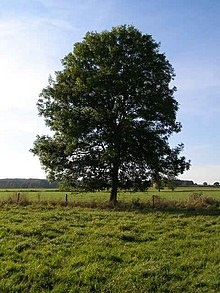
#> input picture src/topic03_perception/images/tree.jpg, 220 x 293 px, found by its file name
$ python image_encoding.py
#> lines starting #> are read from the running program, lines starting #| are printed output that depends on the picture
#!/usr/bin/env python

import numpy as np
import cv2

image_name = "tree"

print("Read an image from file")
color_image = cv2.imread("/home/duc/catkin_ws/src/ros_essential_cpp/src/topic03_perception/images/tree.jpg", cv2.IMREAD_COLOR)
#> color_image is the input picture: shape (293, 220, 3); mean B, G, R 104.7, 120, 111.9

print ("Display image in native color")
cv2.imshow("Original Image", color_image)
cv2.moveWindow("Original Image",0,0)
print(color_image.shape)
#| (293, 220, 3)


height, width, channels = color_image.shape
#> height = 293; width = 220; channels = 3

print("Split the image into three channels")
blue, green, red = cv2.split(color_image)
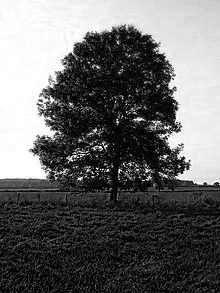
#> blue: shape (293, 220); min 0, max 255, mean 104.7
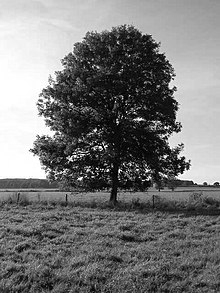
#> green: shape (293, 220); min 0, max 255, mean 120
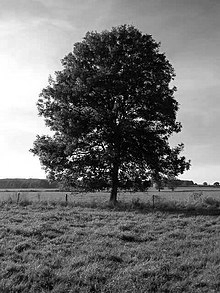
#> red: shape (293, 220); min 0, max 255, mean 111.9

cv2.imshow("Blue Channel", blue)
cv2.moveWindow("Blue Channel",0, height)

cv2.imshow("Red Channel", red)
cv2.moveWindow("Red Channel",0, height)

cv2.imshow("Green Channel", green)
cv2.moveWindow("Green Channel",0, height)


print ("Split the image into Hue, Saturation, Value channels")
hsv = cv2.cvtColor(color_image, cv2.COLOR_BGR2HSV)
#> hsv: shape (293, 220, 3); mean H, S, V 61.3, 110.8, 129.4
h,s,v = cv2.split(hsv)
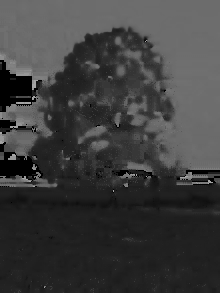
#> h: shape (293, 220); min 0, max 173, mean 61.3
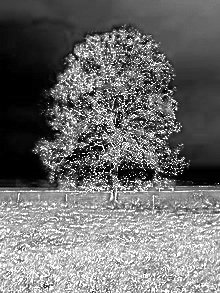
#> s: shape (293, 220); min 0, max 255, mean 110.8
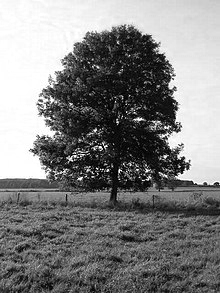
#> v: shape (293, 220); min 0, max 255, mean 129.4
hsv_image = np.concatenate((h,s,v),axis=1)
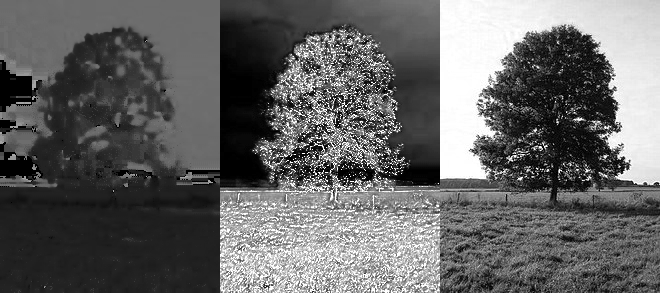
#> hsv_image: shape (293, 660); min 0, max 255, mean 100.5
cv2.imshow("Hue, Saturation, Value Image", hsv_image)

print("Converts an image to a grayscale")
gray_image = cv2.cvtColor(color_image, cv2.COLOR_BGR2GRAY)
cv2.imshow("Gray Image", gray_image)
print(gray_image)
#> (printed output is left out)

cv2.waitKey(0)
cv2.destroyAllWindows()
